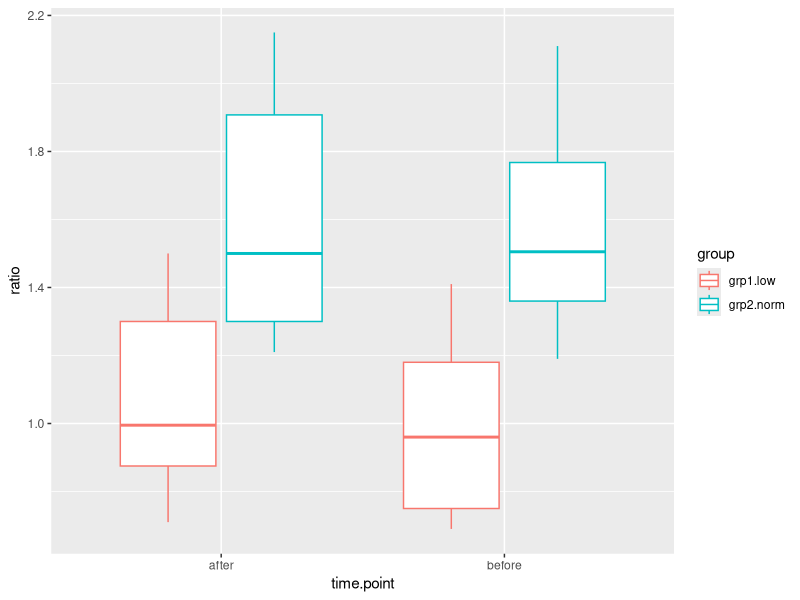
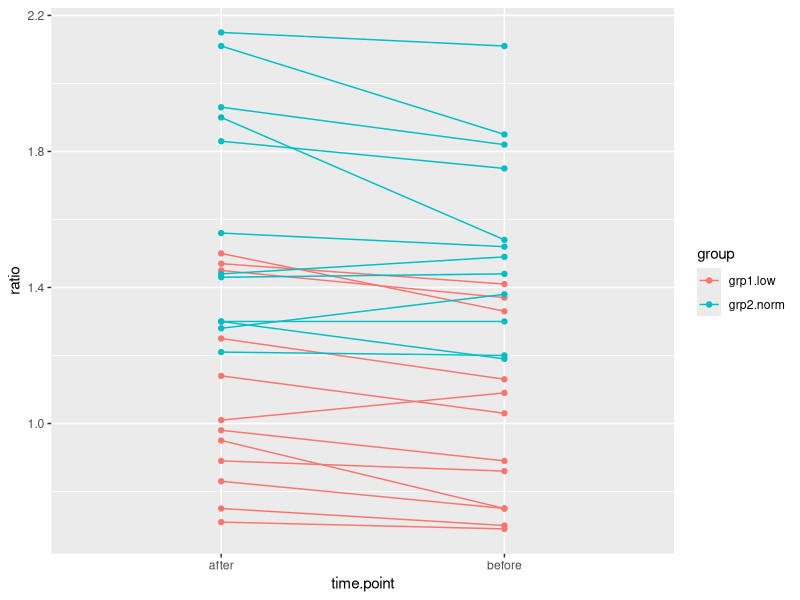

R code for these plots, in order: (Note: this script raises an error after producing the figures.)
## ---- chunk 1
knitr::opts_chunk$set(echo = TRUE)
## ---- chunk 2
#just run this code-its for prep

#Table 2 page 265
#Bland&Altman 2011 Trials 12
#Group 1: Low HCII

##create a vector of ID variables
group1.ID <- paste("G1",1:12,sep = ".")

##"before"/baseline data
group1.before <- c(1.41,1.37,1.33,1.13,1.09,1.03,0.89,0.86,0.75,0.75,0.70,0.69)

#after the treatment
group1.after <- c(1.47,1.45,1.50,1.25,1.01,1.14,0.98,0.89,0.95,0.83,0.75,0.71)



#Group 2: normal HCII

##create a vector of ID variables
group2.ID <- paste("G2",1:12,sep = ".")

group2.before <- c(2.11,1.85,1.82,1.75,1.54,1.52,1.49,1.44,1.38,1.30,1.20,1.19)
group2.after  <- c(2.15,2.11,1.93,1.83,1.90,1.56,1.44,1.43,1.28,1.30,1.21,1.30)



## ---- chunk 3
#group ID
#just run this code-its for prep
group.ID <- c(rep("grp1.low",12),
              rep("grp2.norm",12))
## ---- chunk 4
#just run this code-its for prep
HCII.wide <- data.frame(ID = 1:12,
                      ratio.after = c(group1.after,
                                       group2.after),
                      ratio.before = c(group1.before,
                                       group2.before),
                      group.ID  = group.ID)
## ---- chunk 5
HCII.wide$change <- HCII.wide$ratio.after-
                   HCII.wide$ratio.before


## ---- chunk 6
HCII.wide$change.log <- log(HCII.wide$ratio.after)-
                       log(HCII.wide$ratio.before)
## ---- chunk 7
#just run this code-its for prep
time.point <- c(rep("before",24),
                rep("after",24))
## ---- chunk 8
#just run this code-its for prep
HCII.long <- data.frame(ID = c(group1.ID,
                               group2.ID),
                        group = c(group.ID,
                               group.ID),
                      ratio = c(group1.before,
                                group2.before,
                                group1.after,
                                group2.after),
                      time.point = time.point)
## ---- chunk 9
library(ggplot2)
qplot(y= ratio,
      x = time.point,
      color = group,
      geom = "boxplot",
      data = HCII.long)
## ---- chunk 10
qplot(y= ratio,
      x = time.point,
      color = group,
      geom = c("point",
               "line"),
      data = HCII.long,
      group = ID)
## ---- chunk 11
#wilcox.test (what original author's did)
wilcox.test(group1.before, 
            group1.after,
            paired=TRUE)

#t.test (for comparison)
t.test(group1.before, 
      group1.after,
       paired = TRUE)
## ---- chunk 12
#what original author's did
wilcox.test(group2.before, 
            group2.after,
            paired=TRUE) 

#for comparison
t.test(group2.before, 
      group2.after,
       paired = TRUE)
## ---- chunk 13
t.test(change ~ group.ID, 
       data = HCII.wide,
       var.equal = TRUE)
## ---- chunk 14
t.test(change.log ~ group.ID, 
       data = HCII.wide,
       var.equal = TRUE)
## ---- chunk 15
#for comparison to Bland & Altman; feel free to skip
wilcox.test(change ~ group.ID, 
            #correct = FALSE,
            data = HCII.wide)
## ---- chunk 16
#for comparison to Bland & Altman; feel free to skip
library(exactRankTests)
wilcox.exact(change ~ group.ID, 
            data = HCII.wide)

wilcox.exact(change ~ group.ID, 
            data = HCII.wide,
            exact = FALSE)
## ---- chunk 17
#for comparison to Bland & Altman; feel free to skip
library(coin)
wilcoxsign_test(change ~ group.ID, 
            data = HCII.wide,
            zero.method="Pratt",
            distribution="asympt")

## ---- chunk 18
qplot(y = ratio.after,
      x = ratio.before,
      color = group.ID,
      data = HCII.wide) +
  geom_smooth(method = lm,
              se = FALSE) +
  geom_abline(slope = 1,
              intercept = 0)
## ---- chunk 19
m.ancova <- lm(ratio.after ~ ratio.before + group.ID,
           data = HCII.wide)
## ---- chunk 20
int <- coef(m.ancova)[1]
slope <- coef(m.ancova)[2]
norm.group.effect <- coef(m.ancova)[3]
qplot(y = ratio.after,
      x = ratio.before,
      color = group.ID,
      data = HCII.wide) + 
  geom_abline(intercept = int, slope = slope,
              color = "red") +
  geom_abline(intercept = int+norm.group.effect, slope = slope,
              color = "blue")
